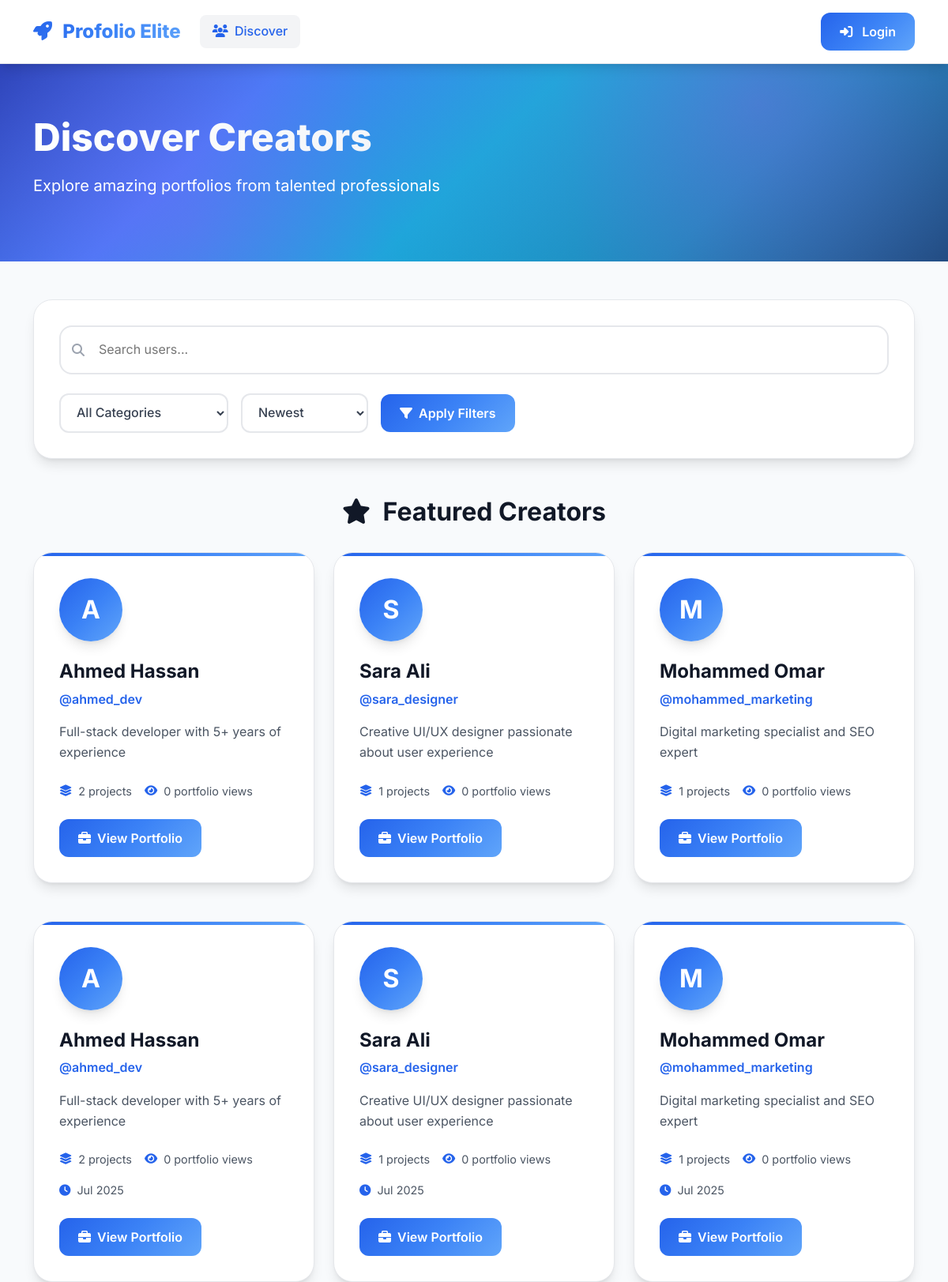
Page /browse_users.php on the earlier database version.
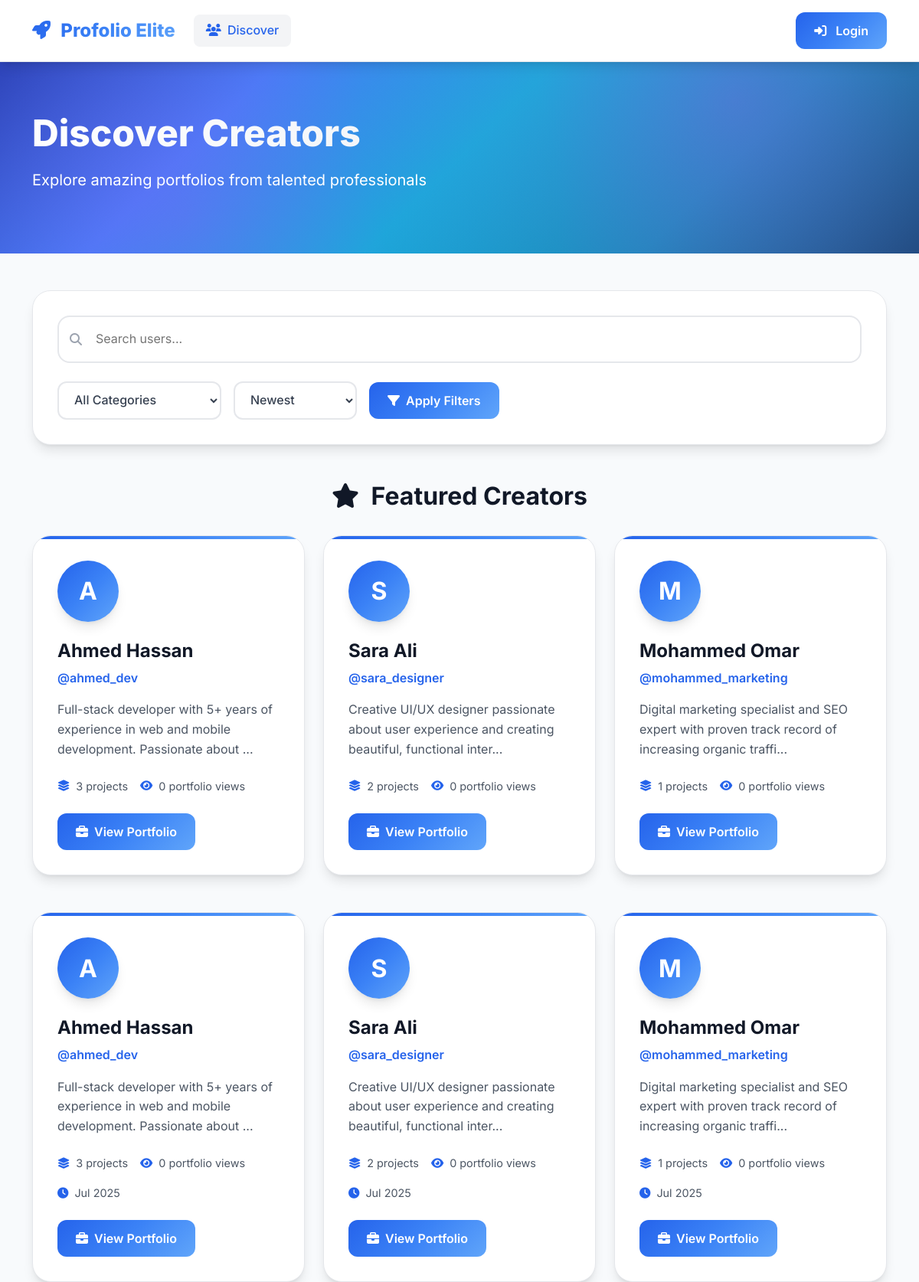
Same page on the later database version.
### tables this page shows
CREATE TABLE users (
    id INT AUTO_INCREMENT PRIMARY KEY,
    username VARCHAR(50) UNIQUE NOT NULL,
    email VARCHAR(100) UNIQUE NOT NULL,
    password VARCHAR(255) NOT NULL,
    full_name VARCHAR(100) NOT NULL,
    bio TEXT,
    profile_image VARCHAR(255),
    role ENUM('user', 'admin') DEFAULT 'user',
    language ENUM('en', 'ar') DEFAULT 'en',
    template VARCHAR(50) DEFAULT 'default',  
    portfolio_views INT DEFAULT 0,  
    location VARCHAR(255) DEFAULT NULL,
    website VARCHAR(255) DEFAULT NULL,
    github VARCHAR(255) DEFAULT NULL,
    linkedin VARCHAR(255) DEFAULT NULL,
    twitter VARCHAR(255) DEFAULT NULL,
    instagram VARCHAR(255) DEFAULT NULL,
    created_at TIMESTAMP DEFAULT CURRENT_TIMESTAMP,
    updated_at TIMESTAMP DEFAULT CURRENT_TIMESTAMP ON UPDATE CURRENT_TIMESTAMP
);

### browse_users.php (the view, shortened to what the changed rows need)
<?php
require_once 'config/database.php';
$lang = isset($_SESSION['language']) ? $_SESSION['language'] : 'en';
$content = [
    'en' => [
        'title' => 'Discover Creators',
        'subtitle' => 'Explore amazing portfolios from talented professionals',
        'search_users' => 'Search users...',
        'filter_by_category' => 'Filter by Category',
        'all_categories' => 'All Categories',
        'view_portfolio' => 'View Portfolio',
        'projects_count' => 'projects',
        'portfolio_views' => 'portfolio views',
        'no_users_found' => 'No users found matching your criteria.',
        'featured_creators' => 'Featured Creators',
        'recent_activity' => 'Recent Activity',
        'sort_by' => 'Sort by',
        'newest' => 'Newest',
        'most_projects' => 'Most Projects',
        'most_views' => 'Most Views',
        'alphabetical' => 'Alphabetical',
        'category' => 'Category',
        'specialization' => 'Specialization',
        'experience' => 'Experience',
        'location' => 'Location',
        'contact' => 'Contact',
        'follow' => 'Follow',
        'unfollow' => 'Unfollow',
        'loading' => 'Loading...',
        'error_loading' => 'Error loading users. Please try again.'
    ],
    'ar' => [
        'title' => 'اكتشف المبدعين',
        'subtitle' => 'استكشف محافظ رائعة من محترفين موهوبين',
        'search_users' => 'البحث عن المستخدمين...',
        'filter_by_category' => 'تصفية حسب الفئة',
        'all_categories' => 'جميع الفئات',
        'view_portfolio' => 'عرض المحفظة',
        'projects_count' => 'مشاريع',
        'portfolio_views' => 'مشاهدات المحفظة',
        'no_users_found' => 'لم يتم العثور على مستخدمين يطابقون معاييرك.',
        'featured_creators' => 'المبدعون المميزون',
        'recent_activity' => 'النشاط الأخير',
        'sort_by' => 'ترتيب حسب',
        'newest' => 'الأحدث',
        'most_projects' => 'الأكثر مشاريع',
        'most_views' => 'الأكثر مشاهدة',
        'alphabetical' => 'أبجدي',
        'category' => 'الفئة',
        'specialization' => 'التخصص',
        'experience' => 'الخبرة',
        'location' => 'الموقع',
        'contact' => 'تواصل',
        'follow' => 'متابعة',
        'unfollow' => 'إلغاء المتابعة',
        'loading' => 'جاري التحميل...',
        'error_loading' => 'خطأ في تحميل المستخدمين. حاول مرة أخرى.'
    ]
];
$current_content = $content[$lang];
$sort = isset($_GET['sort']) ? $_GET['sort'] : 'newest';
$where_conditions = ["u.id != ?", "u.role = 'user'"];
$params = [isset($_SESSION['user_id']) ? $_SESSION['user_id'] : 0];
$param_types = "i";
$where_clause = implode(" AND ", $where_conditions);
$order_clause = match($sort) {
    'most_projects' => 'project_count DESC',
    'most_views' => 'u.portfolio_views DESC',
    'alphabetical' => 'u.full_name ASC',
    default => 'u.created_at DESC'
};
$query = "SELECT u.*,
          COUNT(p.id) as project_count,
          MAX(p.created_at) as last_project_date
          FROM users u
          LEFT JOIN projects p ON u.id = p.user_id
          WHERE $where_clause
          GROUP BY u.id
          ORDER BY $order_clause";
$stmt = $conn->prepare($query);
if (!empty($params)) {
    $stmt->bind_param($param_types, ...$params);
}
$stmt->execute();
$users = $stmt->get_result();
$featured_query = "SELECT u.*, COUNT(p.id) as project_count
                   FROM users u
                   LEFT JOIN projects p ON u.id = p.user_id
                   WHERE u.id != ? AND u.role = 'user'
                   GROUP BY u.id
                   HAVING project_count > 0
                   ORDER BY u.portfolio_views DESC, project_count DESC
                   LIMIT 6";
$featured_stmt = $conn->prepare($featured_query);
$current_user_id = isset($_SESSION['user_id']) ? $_SESSION['user_id'] : 0;
$featured_stmt->bind_param("i", $current_user_id);
$featured_stmt->execute();
$featured_users = $featured_stmt->get_result();
?>
<!DOCTYPE html>
<html lang="<?php echo $lang; ?>" dir="<?php echo $lang === 'ar' ? 'rtl' : 'ltr'; ?>">
<head>
    <link href="https://cdn.jsdelivr.net/npm/bootstrap@5.3.0/dist/css/bootstrap.min.css" rel="stylesheet">
    <link href="https://cdnjs.cloudflare.com/ajax/libs/font-awesome/6.4.0/css/all.min.css" rel="stylesheet">
    <link href="https://unpkg.com/aos@2.3.1/dist/aos.css" rel="stylesheet">
</head>
<body class="<?php echo $lang === 'ar' ? 'rtl' : ''; ?>">
    <section class="page-header">
        <div class="container">
            <div class="page-header-content">
                <h1 class="page-title" data-aos="fade-up">
                    <?php echo $current_content['title']; ?>
                </h1>
            </div>
        </div>
    </section>
    <div class="container">
        <?php if ($featured_users->num_rows > 0): ?>
        <div class="featured-section" data-aos="fade-up" data-aos-delay="300">
            <h2 class="section-title">
                <i class="fas fa-star me-2"></i>
                <?php echo $current_content['featured_creators']; ?>
            </h2>
            <div class="row g-4">
                <?php while ($user = $featured_users->fetch_assoc()): ?>
                <div class="col-lg-4 col-md-6">
                    <div class="user-card">
                        <div class="user-avatar-large">
                            <?php echo strtoupper(substr($user['full_name'], 0, 1)); ?>
                        </div>
                        <h3 class="user-name"><?php echo htmlspecialchars($user['full_name']); ?></h3>
                        <div class="user-username">@<?php echo htmlspecialchars($user['username']); ?></div>
                        <?php if (!empty($user['bio'])): ?>
                        <p class="user-bio"><?php echo htmlspecialchars(mb_strimwidth($user['bio'], 0, 100, '...')); ?></p>
                        <?php endif; ?>
                        <div class="user-stats">
                            <div class="stat-item">
                                <i class="fas fa-layer-group"></i>
                                <span><?php echo $user['project_count']; ?> <?php echo $current_content['projects_count']; ?></span>
                            </div>
                            <div class="stat-item">
                                <i class="fas fa-eye"></i>
                                <span><?php echo $user['portfolio_views']; ?> <?php echo $current_content['portfolio_views']; ?></span>
                            </div>
                        </div>
                        <div class="user-actions">
                            <a href="portfolio.php?user=<?php echo $user['id']; ?>" class="btn btn-primary">
                                <i class="fas fa-briefcase"></i>
                                <?php echo $current_content['view_portfolio']; ?>
                            </a>
                        </div>
                    </div>
                </div>
                <?php endwhile; ?>
            </div>
        </div>
        <?php endif; ?>
        <div class="row g-4" data-aos="fade-up" data-aos-delay="400">
            <?php if ($users->num_rows > 0): ?>
                <?php while ($user = $users->fetch_assoc()): ?>
                <div class="col-lg-4 col-md-6">
                    <div class="user-card">
                        <div class="user-avatar-large">
                            <?php echo strtoupper(substr($user['full_name'], 0, 1)); ?>
                        </div>
                        <h3 class="user-name"><?php echo htmlspecialchars($user['full_name']); ?></h3>
                        <div class="user-username">@<?php echo htmlspecialchars($user['username']); ?></div>
                        <?php if (!empty($user['bio'])): ?>
                        <p class="user-bio"><?php echo htmlspecialchars(mb_strimwidth($user['bio'], 0, 100, '...')); ?></p>
                        <?php endif; ?>
                        <div class="user-stats">
                            <div class="stat-item">
                                <i class="fas fa-layer-group"></i>
                                <span><?php echo $user['project_count']; ?> <?php echo $current_content['projects_count']; ?></span>
                            </div>
                            <div class="stat-item">
                                <i class="fas fa-eye"></i>
                                <span><?php echo $user['portfolio_views']; ?> <?php echo $current_content['portfolio_views']; ?></span>
                            </div>
                            <?php if ($user['last_project_date']): ?>
                            <div class="stat-item">
                                <i class="fas fa-clock"></i>
                                <span><?php echo date('M Y', strtotime($user['last_project_date'])); ?></span>
                            </div>
                            <?php endif; ?>
                        </div>
                        <div class="user-actions">
                            <a href="portfolio.php?user=<?php echo $user['id']; ?>" class="btn btn-primary">
                                <i class="fas fa-briefcase"></i>
                                <?php echo $current_content['view_portfolio']; ?>
                            </a>
                        </div>
                    </div>
                </div>
                <?php endwhile; ?>
            <?php endif; ?>
        </div>
    </div>
</body>
</html>

Differences in the rows shown:
changed users "Ahmed Hassan": bio "Full-stack developer with 5+ years of experience" → "Full-stack developer with 5+ years of experience in web and mobile development. Passionate about ..."; project_count "2" → "3"
changed users "Sara Ali": bio "Creative UI/UX designer passionate about user experience" → "Creative UI/UX designer passionate about user experience and creating beautiful, functional inter..."; project_count "1" → "2"
changed users "Mohammed Omar": bio "Digital marketing specialist and SEO expert" → "Digital marketing specialist and SEO expert with proven track record of increasing organic traffi..."
